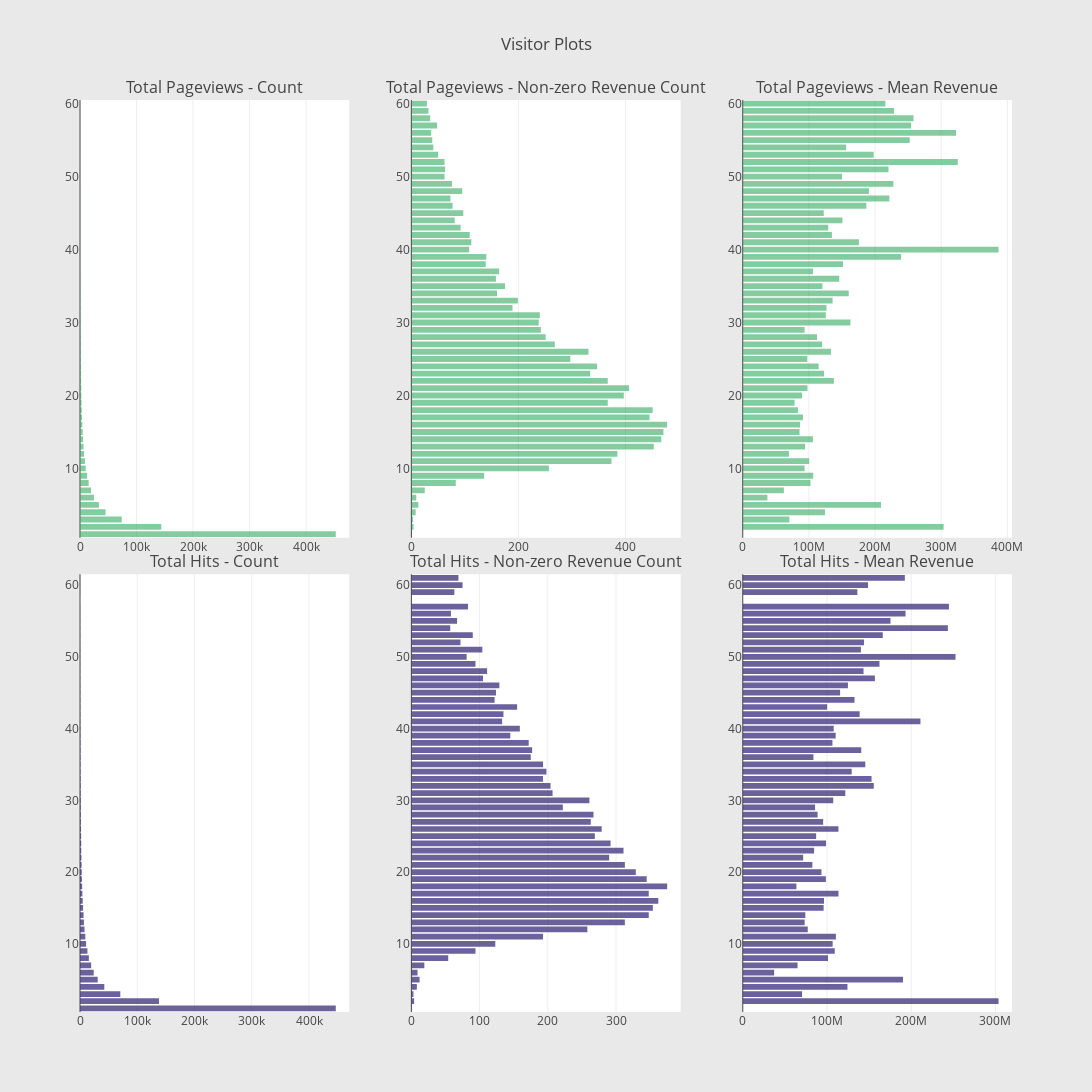

The code cell stored with this chart in its notebook:
### Markdown cell above
Visitor profile:

### Code cell
#Page views
cnt_srs = df_train.groupby('totals.pageviews')['totals.transactionRevenue'].agg(['size','count','mean'])
cnt_srs.columns = ['count', 'count of non-zero revenue','mean']
cnt_srs = cnt_srs.sort_values(by='count', ascending=False)
trace1 = horizontal_bar_chart(cnt_srs['count'].head(60), 'rgba(50, 171, 96, 0.6)')
trace2 = horizontal_bar_chart(cnt_srs['count of non-zero revenue'].head(60), 'rgba(50, 171, 96, 0.6)')
trace3 = horizontal_bar_chart(cnt_srs['mean'].head(60), 'rgba(50, 171, 96, 0.6)')
#Hits
cnt_srs = df_train.groupby('totals.hits')['totals.transactionRevenue'].agg(['size','count','mean'])
cnt_srs.columns = ['count', 'count of non-zero revenue','mean']
cnt_srs = cnt_srs.sort_values(by='count', ascending=False)
trace4= horizontal_bar_chart(cnt_srs['count'].head(60), 'rgba(71, 58,131, 0.8)')
trace5= horizontal_bar_chart(cnt_srs['count of non-zero revenue'].head(60), 'rgba(71, 58,131, 0.8)')
trace6= horizontal_bar_chart(cnt_srs['mean'].head(60), 'rgba(71, 58,131, 0.8)')
#Creating two subplots
fig = tools.make_subplots(rows=2, cols=3, vertical_spacing=0.04,
                         subplot_titles=["Total Pageviews - Count", "Total Pageviews - Non-zero Revenue Count", "Total Pageviews - Mean Revenue",
                                          "Total Hits - Count",  "Total Hits - Non-zero Revenue Count", "Total Hits - Mean Revenue"])

fig.append_trace(trace1, 1, 1)
fig.append_trace(trace2, 1, 2)
fig.append_trace(trace3, 1, 3)
fig.append_trace(trace4, 2, 1)
fig.append_trace(trace5, 2, 2)
fig.append_trace(trace6, 2, 3)


fig['layout'].update(height=1200, width=1600, paper_bgcolor='rgb(233,233,233)', title='Visitor Plots')
py.iplot(fig, filename='visitor-plots')

### Figure 1 — Plotly figure (JSON) as saved in the notebook; plotly's stock layout.template omitted (floating-point values rounded to 4 significant figures)
{"data": [{"marker": {"color": "rgba(50, 171, 96, 0.6)"}, "orientation": "h", "showlegend": false, "type": "bar", "uid": "5068e30a-d376-11e8-84a8-e0d55e4550a1", "x": [84, 88, 94, 112, 114, 124, 134, 135, 162, 168, 184, 192, 222, 225, 240, 242, 265, 268, 298, 338, 355, 388, 410, 453, 509, 535, 567, 674, 704, 847, 873, 875, 1091, 1143, 1318, 1413, 1567, 1722, 1949, 2211, 2409, 2682, 3150, 3511, 4010, 4720, 5291, 6197, 7097, 8671, 10104, 12585, 15272, 19476, 24688, 33411, 45192, 73835, 143770, 452522], "xaxis": "x", "y": [60, 59, 58, 56, 57, 55, 54, 53, 50, 52, 51, 49, 48, 47, 46, 44, 43, 45, 42, 41, 40, 39, 38, 37, 36, 35, 34, 33, 32, 31, 30, 29, 28, 27, 26, 25, 24, 23, 22, 21, 20, 19, 18, 17, 16, 15, 14, 13, 12, 11, 10, 9, 8, 7, 6, 5, 4, 3, 2, 1], "yaxis": "y"}, {"marker": {"color": "rgba(50, 171, 96, 0.6)"}, "orientation": "h", "showlegend": false, "type": "bar", "uid": "506930f6-d376-11e8-88c1-e0d55e4550a1", "x": [29, 32, 35, 37, 48, 39, 41, 50, 62, 62, 63, 76, 95, 73, 77, 81, 92, 97, 109, 112, 108, 140, 139, 164, 158, 175, 160, 199, 189, 240, 238, 242, 251, 268, 331, 297, 347, 334, 367, 407, 397, 367, 451, 445, 478, 471, 467, 453, 385, 374, 257, 136, 83, 25, 9, 13, 8, 3, 4, 0], "xaxis": "x2", "y": [60, 59, 58, 56, 57, 55, 54, 53, 50, 52, 51, 49, 48, 47, 46, 44, 43, 45, 42, 41, 40, 39, 38, 37, 36, 35, 34, 33, 32, 31, 30, 29, 28, 27, 26, 25, 24, 23, 22, 21, 20, 19, 18, 17, 16, 15, 14, 13, 12, 11, 10, 9, 8, 7, 6, 5, 4, 3, 2, 1], "yaxis": "y2"}, {"marker": {"color": "rgba(50, 171, 96, 0.6)"}, "orientation": "h", "showlegend": false, "type": "bar", "uid": "50697ede-d376-11e8-9836-e0d55e4550a1", "x": [215500000.0, 228677500, 258122000, 322500000.0, 254400000.0, 252400000.0, 156200000.0, 197964400, 150000000.0, 325100000.0, 220300000.0, 227600000.0, 190800000.0, 221600000.0, 186800000.0, 150700000.0, 129300000.0, 122500000.0, 134800000.0, 175600000.0, 386700000.0, 239388500, 151500000.0, 106300000.0, 145900000.0, 120400000.0, 160200000.0, 135800000.0, 126600000.0, 125500000.0, 162800000.0, 93470000.0, 112300000.0, 120000000.0, 133400000.0, 97610000.0, 114700000.0, 122900000.0, 137800000.0, 97860000.0, 89530000.0, 78330000.0, 83450000.0, 91030000.0, 86660000.0, 85830000.0, 106100000.0, 94120000.0, 69840000.0, 100200000.0, 93480000.0, 106500000.0, 102300000.0, 62228400, 37280000.0, 209100000.0, 124287500, 70390000.0, 303625000, null], "xaxis": "x3", "y": [60, 59, 58, 56, 57, 55, 54, 53, 50, 52, 51, 49, 48, 47, 46, 44, 43, 45, 42, 41, 40, 39, 38, 37, 36, 35, 34, 33, 32, 31, 30, 29, 28, 27, 26, 25, 24, 23, 22, 21, 20, 19, 18, 17, 16, 15, 14, 13, 12, 11, 10, 9, 8, 7, 6, 5, 4, 3, 2, 1], "yaxis": "y3"}, {"marker": {"color": "rgba(71, 58,131, 0.8)"}, "orientation": "h", "showlegend": false, "type": "bar", "uid": "5069ccca-d376-11e8-8b64-e0d55e4550a1", "x": [198, 203, 206, 211, 212, 227, 246, 261, 269, 316, 333, 348, 349, 363, 424, 438, 454, 501, 527, 553, 621, 693, 724, 745, 785, 845, 846, 944, 1088, 1104, 1289, 1291, 1406, 1504, 1718, 1925, 2126, 2190, 2477, 2798, 3064, 3291, 3755, 4130, 4716, 5384, 6194, 6881, 7879, 9264, 10640, 12959, 15484, 19518, 23918, 30939, 42444, 70402, 137952, 446754], "xaxis": "x4", "y": [61, 59, 60, 56, 57, 55, 54, 52, 53, 50, 51, 49, 48, 47, 46, 45, 44, 43, 42, 41, 40, 39, 38, 37, 36, 35, 34, 33, 32, 31, 30, 29, 28, 27, 26, 25, 24, 23, 22, 21, 20, 19, 18, 17, 16, 15, 14, 13, 12, 11, 10, 9, 8, 7, 6, 5, 4, 3, 2, 1], "yaxis": "y4"}, {"marker": {"color": "rgba(71, 58,131, 0.8)"}, "orientation": "h", "showlegend": false, "type": "bar", "uid": "506a1ab4-d376-11e8-9492-e0d55e4550a1", "x": [69, 63, 75, 58, 83, 67, 57, 72, 90, 81, 104, 94, 111, 105, 129, 124, 122, 155, 135, 133, 159, 145, 172, 177, 175, 193, 198, 193, 204, 207, 261, 222, 267, 263, 279, 269, 292, 311, 290, 313, 329, 345, 375, 348, 362, 354, 348, 313, 258, 193, 123, 94, 54, 19, 9, 12, 8, 3, 4, 0], "xaxis": "x5", "y": [61, 59, 60, 56, 57, 55, 54, 52, 53, 50, 51, 49, 48, 47, 46, 45, 44, 43, 42, 41, 40, 39, 38, 37, 36, 35, 34, 33, 32, 31, 30, 29, 28, 27, 26, 25, 24, 23, 22, 21, 20, 19, 18, 17, 16, 15, 14, 13, 12, 11, 10, 9, 8, 7, 6, 5, 4, 3, 2, 1], "yaxis": "y5"}, {"marker": {"color": "rgba(71, 58,131, 0.8)"}, "orientation": "h", "showlegend": false, "type": "bar", "uid": "506a41ac-d376-11e8-af03-e0d55e4550a1", "x": [192400000.0, 136000000.0, 148700000.0, 193200000.0, 244700000.0, 175400000.0, 243500000.0, 144000000.0, 166200000.0, 252600000.0, 140300000.0, 162300000.0, 143400000.0, 156800000.0, 124900000.0, 115600000.0, 132600000.0, 100200000.0, 138800000.0, 210900000.0, 108000000.0, 110300000.0, 106400000.0, 140700000.0, 83897600, 145400000.0, 129300000.0, 152900000.0, 155500000.0, 121700000.0, 107400000.0, 85830000.0, 88800000.0, 95410000.0, 113600000.0, 87120000.0, 98840000.0, 84710000.0, 71690000.0, 82630000.0, 93420000.0, 98680000.0, 63682800, 113600000.0, 96460000.0, 95990000.0, 74250000.0, 73470000.0, 77150000.0, 110600000.0, 106700000.0, 109200000.0, 101200000.0, 65030000, 37280000.0, 190200000.0, 124287500, 70390000.0, 303625000, null], "xaxis": "x6", "y": [61, 59, 60, 56, 57, 55, 54, 52, 53, 50, 51, 49, 48, 47, 46, 45, 44, 43, 42, 41, 40, 39, 38, 37, 36, 35, 34, 33, 32, 31, 30, 29, 28, 27, 26, 25, 24, 23, 22, 21, 20, 19, 18, 17, 16, 15, 14, 13, 12, 11, 10, 9, 8, 7, 6, 5, 4, 3, 2, 1], "yaxis": "y6"}], "layout": {"annotations": [{"font": {"size": 16}, "showarrow": false, "text": "Total Pageviews - Count", "x": 0.1444, "xanchor": "center", "xref": "paper", "y": 1, "yanchor": "bottom", "yref": "paper"}, {"font": {"size": 16}, "showarrow": false, "text": "Total Pageviews - Non-zero Revenue Count", "x": 0.5, "xanchor": "center", "xref": "paper", "y": 1, "yanchor": "bottom", "yref": "paper"}, {"font": {"size": 16}, "showarrow": false, "text": "Total Pageviews - Mean Revenue", "x": 0.8556, "xanchor": "center", "xref": "paper", "y": 1, "yanchor": "bottom", "yref": "paper"}, {"font": {"size": 16}, "showarrow": false, "text": "Total Hits - Count", "x": 0.1444, "xanchor": "center", "xref": "paper", "y": 0.48, "yanchor": "bottom", "yref": "paper"}, {"font": {"size": 16}, "showarrow": false, "text": "Total Hits - Non-zero Revenue Count", "x": 0.5, "xanchor": "center", "xref": "paper", "y": 0.48, "yanchor": "bottom", "yref": "paper"}, {"font": {"size": 16}, "showarrow": false, "text": "Total Hits - Mean Revenue", "x": 0.8556, "xanchor": "center", "xref": "paper", "y": 0.48, "yanchor": "bottom", "yref": "paper"}], "height": 1200, "paper_bgcolor": "rgb(233,233,233)", "title": "Visitor Plots", "width": 1600, "xaxis": {"anchor": "y", "domain": [0, 0.2889]}, "xaxis2": {"anchor": "y2", "domain": [0.3556, 0.6444]}, "xaxis3": {"anchor": "y3", "domain": [0.7111, 1]}, "xaxis4": {"anchor": "y4", "domain": [0, 0.2889]}, "xaxis5": {"anchor": "y5", "domain": [0.3556, 0.6444]}, "xaxis6": {"anchor": "y6", "domain": [0.7111, 1]}, "yaxis": {"anchor": "x", "domain": [0.52, 1]}, "yaxis2": {"anchor": "x2", "domain": [0.52, 1]}, "yaxis3": {"anchor": "x3", "domain": [0.52, 1]}, "yaxis4": {"anchor": "x4", "domain": [0, 0.48]}, "yaxis5": {"anchor": "x5", "domain": [0, 0.48]}, "yaxis6": {"anchor": "x6", "domain": [0, 0.48]}}}
